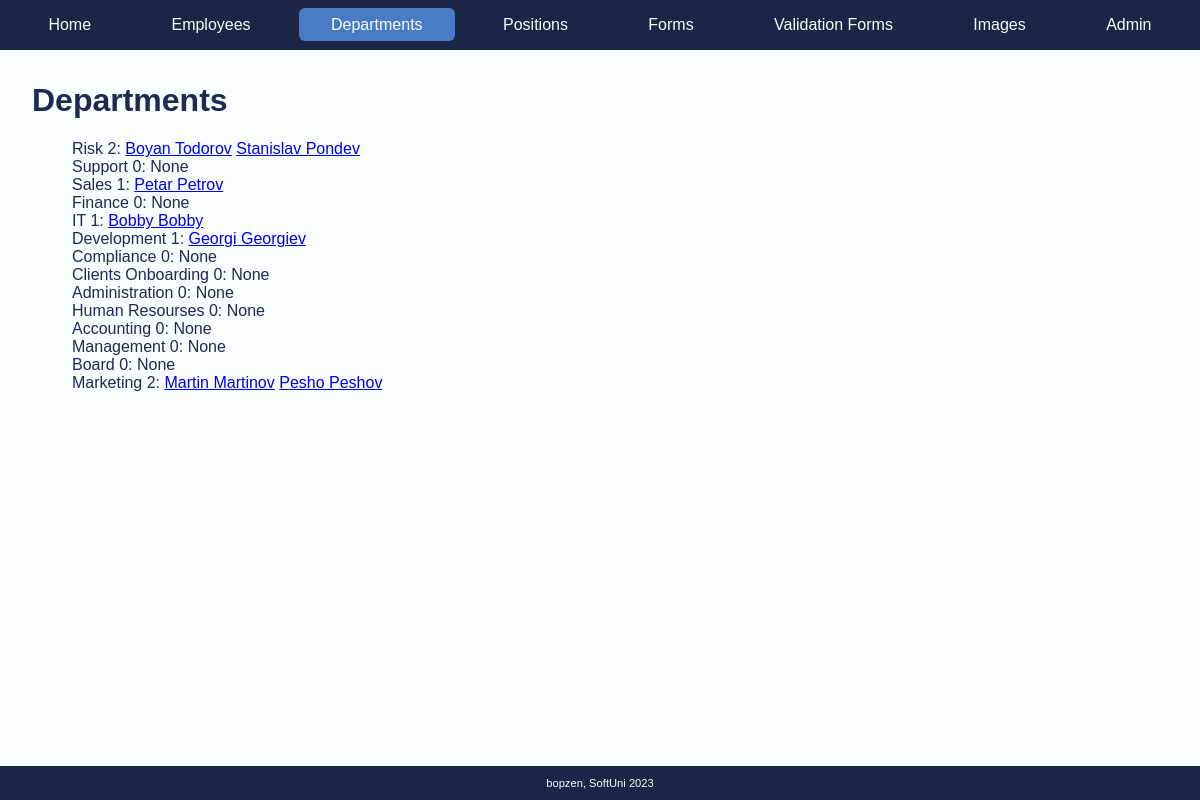
Screenshot of /departments/ with the database file from the repository.
### models_demo/hr/models.py (models this page shows, shortened)
class CreateUpdateMixin(models.Model):
    class Meta:
        abstract = True
    created_on = models.DateTimeField(auto_now_add=True)
    updated_on = models.DateTimeField(auto_now=True)

class Department(CreateUpdateMixin, models.Model):
    department_name = models.CharField(max_length=50)

class Employee(CreateUpdateMixin, models.Model):
    class Meta:
        ordering = ['first_name']
    first_name = models.CharField(max_length=30)
    last_name = models.CharField(max_length=40)
    email_address = models.EmailField(unique=True)
    birth_date = models.DateField()
    works_full_time = models.BooleanField()
    city = models.ForeignKey(to=Location, on_delete=models.RESTRICT)
    department = models.ForeignKey(to=Department, on_delete=models.RESTRICT, null=True, blank=True)
    position = models.ForeignKey(to=Position, on_delete=models.RESTRICT, null=True, blank=True)
    job_level = models.ForeignKey(to=JobLevel, on_delete=models.RESTRICT, null=True, blank=True)
    project = models.ManyToManyField(Project)
    slug = models.SlugField(unique=True)
    @property
    def full_name(self):
        return f'{self.first_name} {self.last_name}'

### models_demo/hr/views.py (the view)
# urls.py: path('departments/', show_departments, name='show-departments'),
def show_departments(request):
    departments_list = Department.objects.all()
    context = {
        'department_list': departments_list
    }
    return render(request, 'departments.html', context)

### models_demo/hr/templates/departments.html (shortened to what this page needs)
{% extends 'base.html' %}
{% block content %}
    <h1>Departments</h1>
    <ul>
        {% for department in department_list %}
            <li>{{ department.department_name }} {{ department.employee_set.count }}:
                {% for employee in department.employee_set.all %}
                    <a href="{% url 'details-employee' pk=employee.pk %}">{{ employee.full_name }}</a>
                {% empty %}
                    <span>None</span>
                {% endfor %}
            </li>
        {% endfor %}
    </ul>
{% endblock %}

### static/css/style.css (style rules this page uses)
body { background: #f8fdfd; font-family: Verdana, sans-serif; color: rgba(26, 38, 77, 0.98); box-sizing: border-box; margin: 0; padding: 0; }
li { list-style-type: none; }

### rows the page displays
Department: department_name "Risk", employee_set.count "2"
Employee: full_name "Boyan Todorov"
Employee: full_name "Stanislav Pondev"
Department: department_name "Support", employee_set.count "0"
Department: department_name "Sales", employee_set.count "1"
Employee: full_name "Petar Petrov"
Department: department_name "Finance", employee_set.count "0"
Department: department_name "IT", employee_set.count "1"
Employee: full_name "Bobby Bobby"
Department: department_name "Development", employee_set.count "1"
Employee: full_name "Georgi Georgiev"
Department: department_name "Compliance", employee_set.count "0"
Department: department_name "Clients Onboarding", employee_set.count "0"
Department: department_name "Administration", employee_set.count "0"
Department: department_name "Human Resourses", employee_set.count "0"
Department: department_name "Accounting", employee_set.count "0"
Department: department_name "Management", employee_set.count "0"
Department: department_name "Board", employee_set.count "0"
Department: department_name "Marketing", employee_set.count "2"
Employee: full_name "Martin Martinov"
Employee: full_name "Pesho Peshov"
